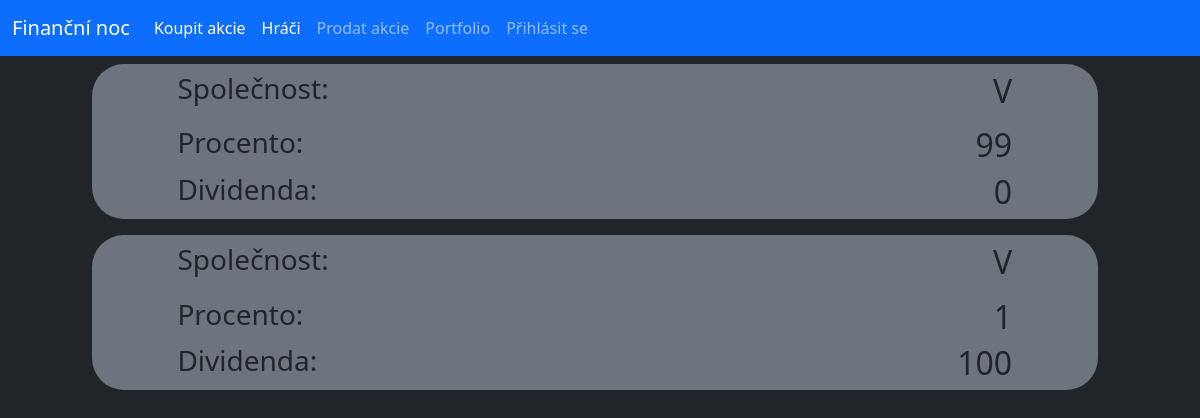
/stocks/V, run on the app's committed database.
### database.py (models this page shows, shortened)
class Stock(db.Model):
    _id = db.Column("id", db.Integer, primary_key=True)
    owner = db.Column(db.String(40))
    name = db.Column(db.String(40))
    percentage = db.Column(db.Integer)
    isSelling = db.Column(db.Boolean)
    dividend = db.Column(db.Integer)

### router.py (the view)
@app.route("/players")
@app.route("/stocks/<username>")
def player_stocks(username=None):
    players = User.query.all()
    if not username:
        return render_template("players.html", users=players)
    player_stocks = Stock.query.filter_by(owner=username).all()
    return render_template("userStocks.html", stocks=player_stocks)

### templates/userStocks.html
{% extends "main.html" %}
{% block content%}
    {% for stock in stocks%}
    <div class="row py-2">
        <div class="col-offset-1 col-11">
            <div class="conteiner offset-1 bg-secondary rounded-5">
                <div class="row py-2">
                    <div class="col-4 offset-1"><h3>Společnost:</h3></div>
                    <div class="col-6"><h2 class="text-end">{{stock.name}}</h2></div>
                </div>
                <div class="row">
                    <div class="col-4 offset-1"><h3>Procento:</h3></div>
                    <div class="col-6"><h2 class="text-end">{{stock.percentage}}</h2></div>
                </div>
                <div class="row">
                    <div class="col-4 offset-1"><h3>Dividenda:</h3></div>
                    <div class="col-6"><h2 class="text-end">{{stock.dividend}}</h2></div>
                </div>
            </div>
        </div>
    </div>
    {% endfor %}
{% endblock%}

### data on the page
Stock: name "V", percentage "99", dividend "0"
Stock: name "V", percentage "1", dividend "100"
